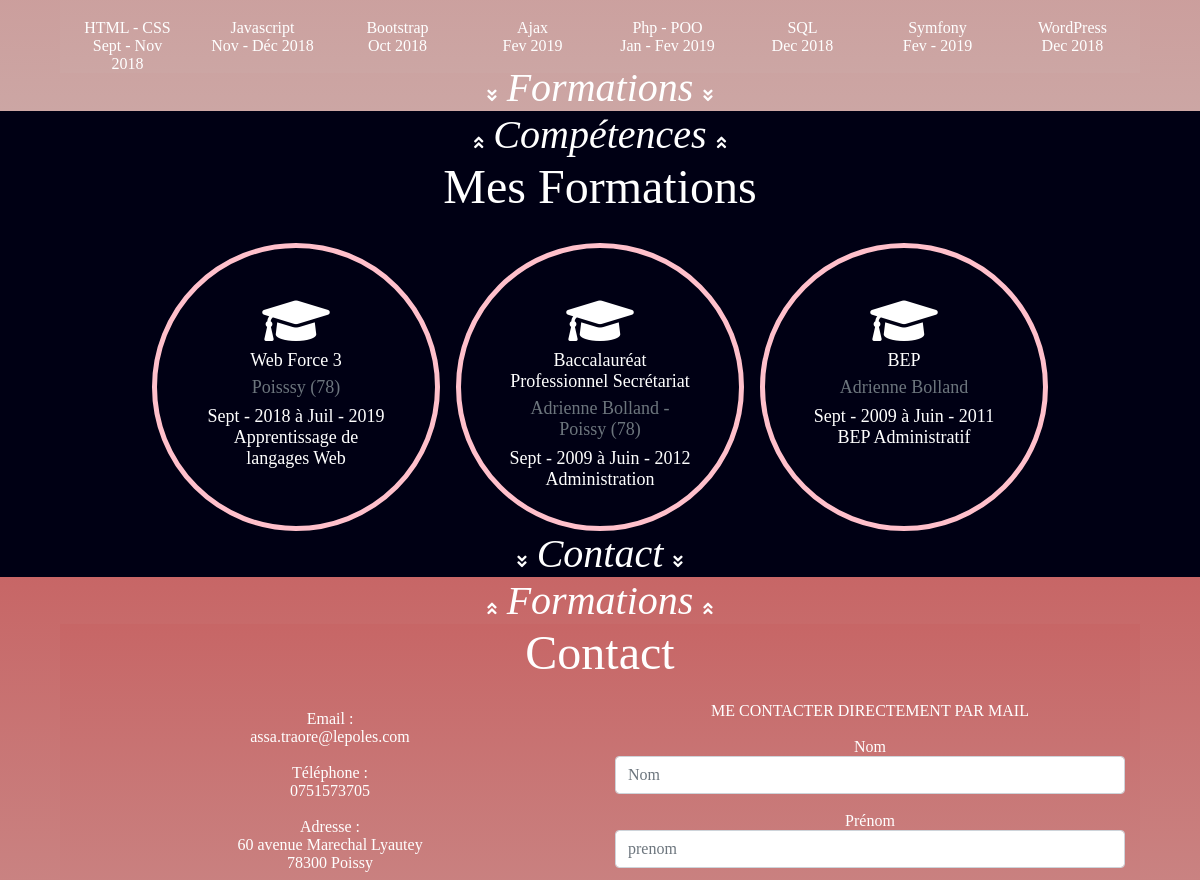
Before: / (middle part) with the older database file.
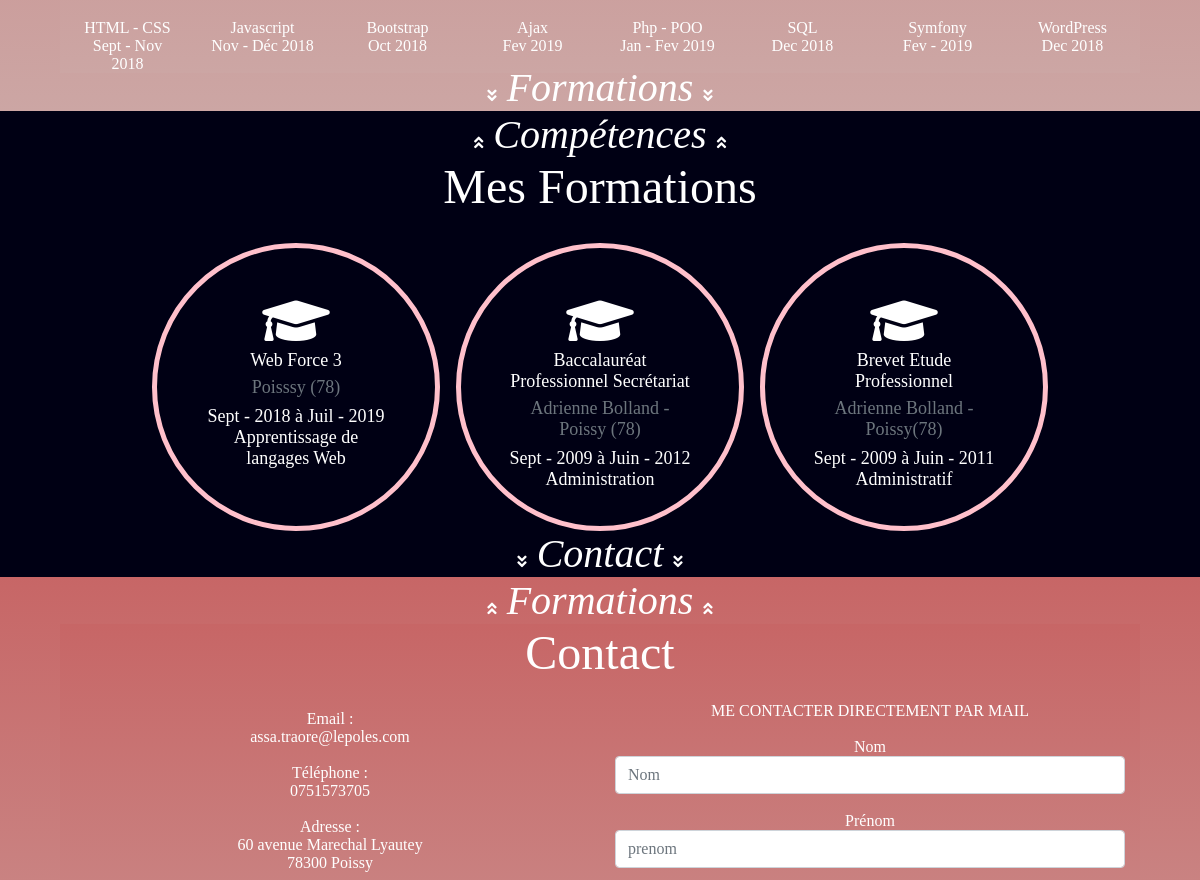
After: the same page with the newer database file.
### tables this page shows
CREATE TABLE `formations` (
  `id_formations` int(3) NOT NULL,
  `titre` varchar(50) DEFAULT NULL,
  `lieu` varchar(250) DEFAULT NULL,
  `description` text,
  `date_debut` varchar(255) DEFAULT NULL,
  `date_fin` varchar(255) DEFAULT NULL
);

### formations.php
<main id='formations'>
  <h2 class='display-4 text-center'>Mes Formations</h2>
  <div class="row justify-content-center">
    <?php
      $resultat = $bdd->query("SELECT * FROM formations ORDER BY date_debut DESC ");
      while ($formations = $resultat->fetch(PDO::FETCH_ASSOC)) :
    ?>
    <div class='card m-2 p-4 text-center rounded-circle'>
        <div class='card-body'>
          <i class="fas fa-graduation-cap fa-3x p-1x"></i> <br>
          <h4 class='card-title'><?= $formations['titre'] ?></h4>
          <h6 class='card-subtitle mb-2 text-muted'><?= $formations['lieu'] ?></h6>
          <p class='card-text'><?= $formations['date_debut'] ?> à <?= $formations['date_fin'] ?></p>
          <p class='card-text'><?= $formations['description'] ?></p>
        </div>
      </div>
    <?php endwhile; ?>
  </div>
</main>

Changed rows visible on the page:
changed formations: titre "BEP" → "Brevet Etude Professionnel"; lieu "Adrienne Bolland" → "Adrienne Bolland - Poissy(78)"; description "BEP Administratif" → "Administratif"
